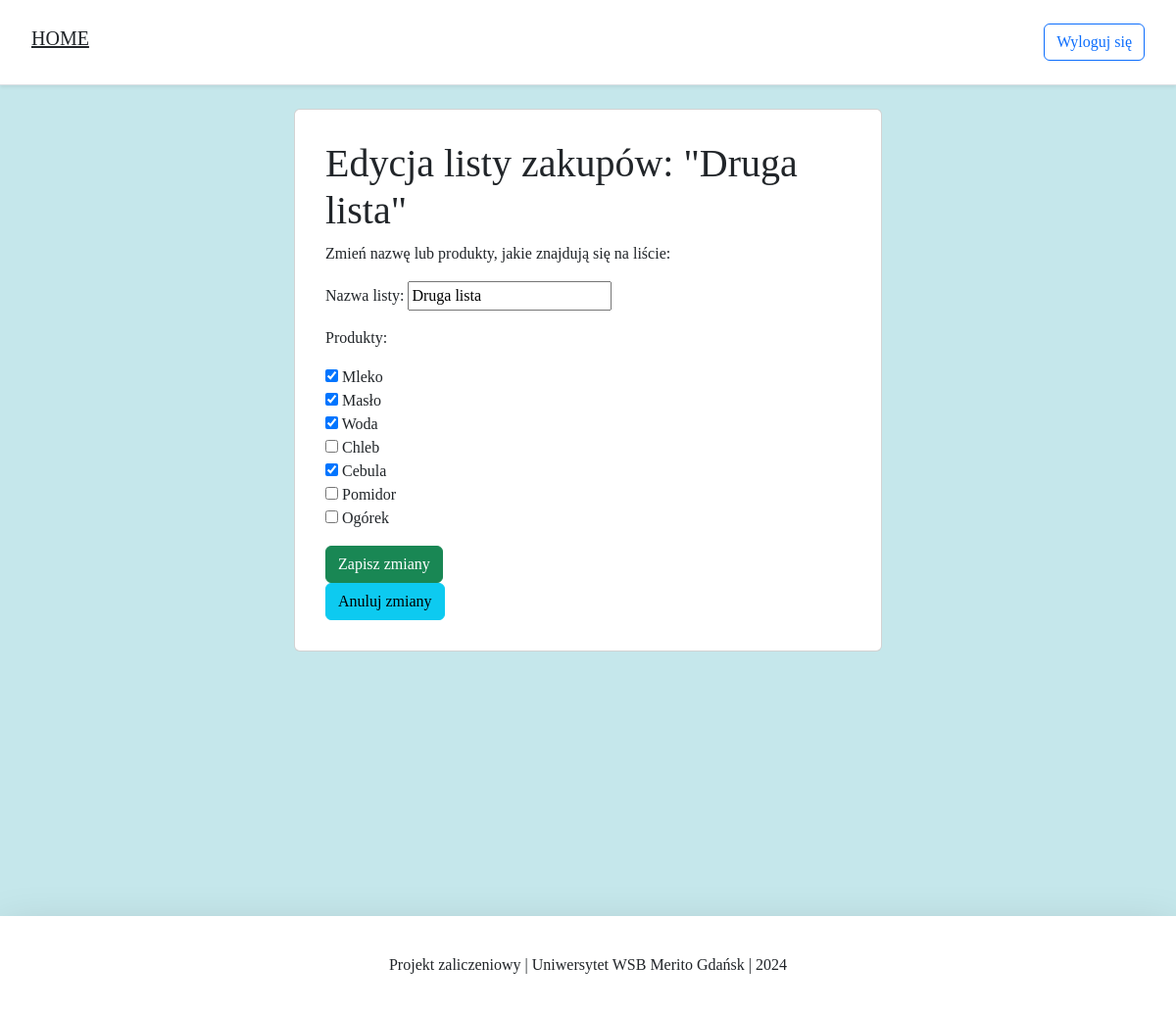
Page /shopping_list/2/change/ (signed in) on the earlier database version.
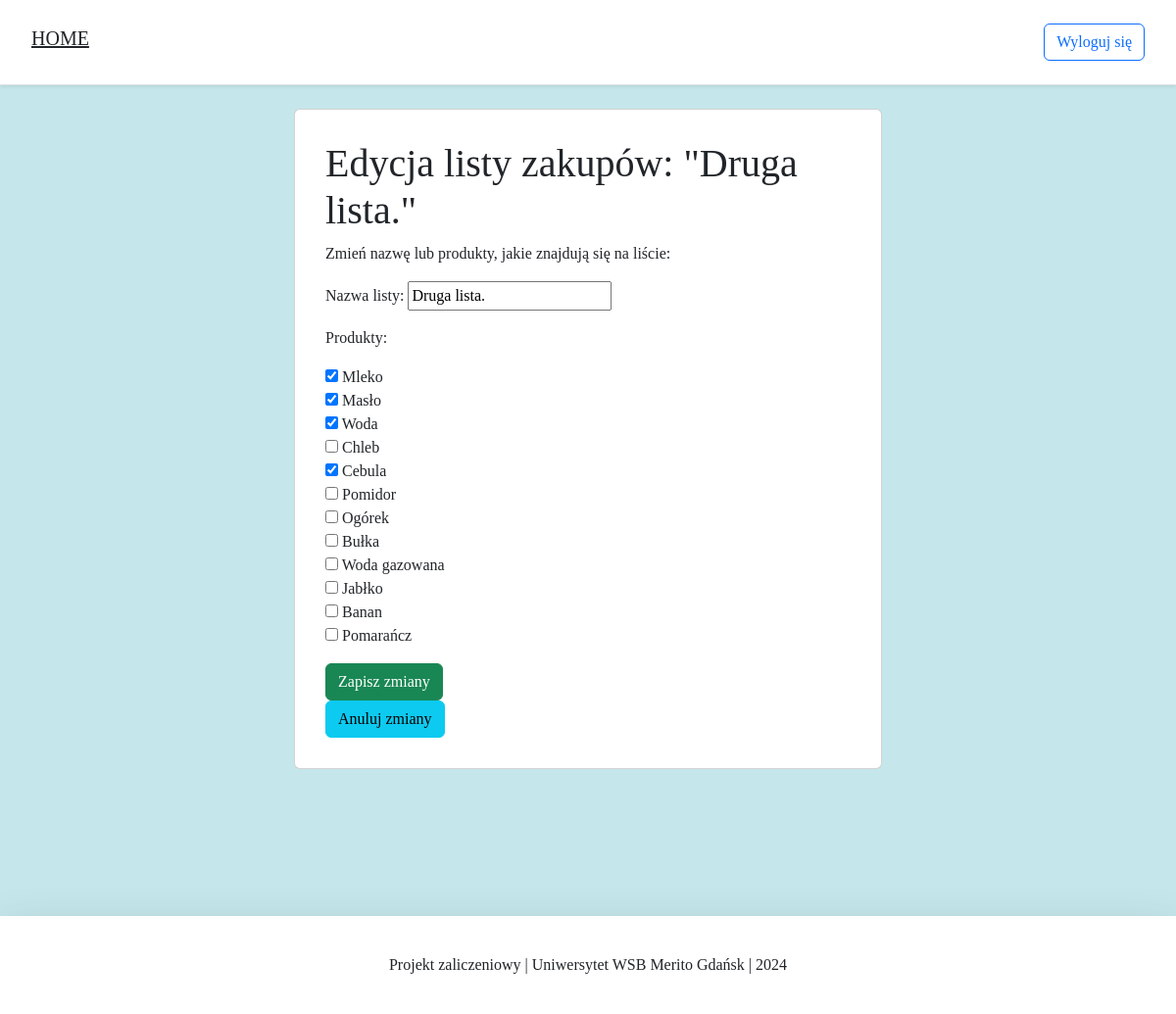
Same page on the later database version.
### products/models.py (models this page shows, shortened)
class ShoppingLists(models.Model):
    lists_name = models.CharField(max_length=30, verbose_name="Nazwa listy")
    products = models.ManyToManyField(Products, verbose_name="Produkty")
    class Meta:
        verbose_name_plural = "Listy zakupów"

### products/views.py (the view)
# urls.py: path('shopping_list/<int:id>/change/', shopping_list_change, name='change'),
@login_required(login_url='login')
def shopping_list_change(request, id):
    shoppinglist = ShoppingLists.objects.get(id=id)
    if request.method == 'POST':
        form = ShoppingListForm(request.POST, instance=shoppinglist)
        if form.is_valid():
            form.save()
            return redirect('details', shoppinglist.id)
    else:
        form = ShoppingListForm(instance=shoppinglist)
    return render(request,
                  'shopping_list_change.html',
                  {'shoppinglist': shoppinglist,
                   'form': form})

### products/forms.py
class ShoppingListForm(forms.ModelForm):
    class Meta:
        model = ShoppingLists
        fields = ('lists_name', 'products')
    products = forms.ModelMultipleChoiceField(
            queryset=Products.objects.all(),
            widget=forms.CheckboxSelectMultiple,
            label="Produkty",
        )

### products/models.py (called while the page is built)
    def __str__(self):
        return f"{self.product_name}"

### products/templates/shopping_list_change.html (shortened to what this page needs)
{% extends 'base.html' %}
{% load static %}
{% block content %}
<body>
<div class="container">
    <div class="row justify-content-center">
        <div class="card card-main">
            <div class="card-body">
                <h1>Edycja listy zakupów: "{{ shoppinglist.lists_name }}"</h1>
                <p>Zmień nazwę lub produkty, jakie znajdują się na liście:</p>
                <form action="" method="post">
                    {{ form.as_p }}
                    <input type="submit" class="btn btn-success" value="Zapisz zmiany">
                </form>
                <form action="{% url 'details' shoppinglist.id %}">
                    <input type="submit" class="btn btn-info" value="Anuluj zmiany">
                </form>
            </div>
        </div>
    </div>
</div>
</body>
{% endblock content %}

Differences in the rows shown:
changed ShoppingLists: lists_name "Druga lista" → "Druga lista."
Other differences:
form field products: "☑ ☑ ☑ ☐ ☑ ☐ ☐" → "☑ ☑ ☑ ☐ ☑ ☐ ☐ ☐ ☐ ☐ ☐ ☐"
text no longer shown: "Nazwa listy: Produkty: Mleko Masło Woda Chleb Cebula Pomidor Ogórek"
text now shown: "Nazwa listy: Produkty: Mleko Masło Woda Chleb Cebula Pomidor Ogórek Bułka Woda gazowana Jabłko Banan Pomarańcz"
